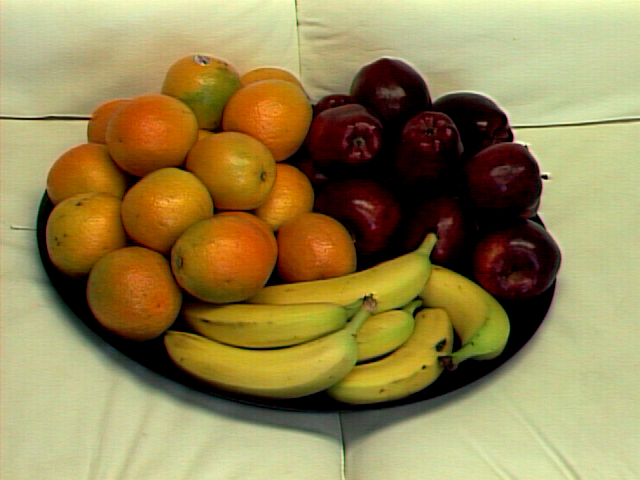
%> input picture fruit finder report/kampernj-henderes-FruitFinder/images/fruit_tray.png, 640 x 480 px
$ octave --eval "result = fruitFinder(imread('../images/fruit_tray.png'));"   (GNU Octave 9; MATLAB toolbox functions it lacks are replaced by stand-ins)
%> lines starting %> are read from the running program, lines starting %| are printed output that depends on the picture; in (x1, y1, x2, y2) boxes, pixels count from 0 and x2, y2 are one past the last pixel; in counts of white or black regions, pixels touching at a corner belong together; the program's own positions count from 1
### fruit finder report/kampernj-henderes-FruitFinder/source/makeMaskFromHSV.m
% Creates a mask from the given image using the three pairs of (min, max)
% values for each channel. Assumes img is in HSV.
function mask = makeMaskFromHSV(img, h, s, v)
    % Generate the predicate for h channel, checking for wraparound
    if h(1) > h(2)
        h_pred = img(:,:,1) >= h(1) | img(:,:,1) <= h(2);
    else
        h_pred = img(:,:,1) >= h(1) & img(:,:,1) <= h(2);
    end

    % Generate the predicate for h channel, checking for wraparound
    if s(1) > s(2)
        s_pred = img(:,:,2) >= s(1) | img(:,:,2) <= s(2);
    else
        s_pred = img(:,:,2) >= s(1) & img(:,:,2) <= s(2);
    end

    % Generate the predicate for h channel, checking for wraparound
    if v(1) > v(2)
        v_pred = img(:,:,3) >= v(1) | img(:,:,3) <= v(2);
    else
        v_pred = img(:,:,3) >= v(1) & img(:,:,3) <= v(2);
    end

    % Now, build the mask
    mask = zeros(size(img, 1), size(img, 2));
    mask(h_pred & s_pred & v_pred) = 1;
end

### fruit finder report/kampernj-henderes-FruitFinder/source/makeMultiMaskFromHSV.m
% In this case, mask_params is a 2D matrix of all of the filter
% parameters, h_min h_max s_min s_max v_min v_max inv? in each row.
function mask = makeMultiMaskFromHSV(img, mask_params)
    mask = zeros(size(img, 1), size(img, 2));
    for i=1:size(mask_params, 1)
	nm = makeMaskFromHSV(img, [mask_params(i, 1) mask_params(i, 2)], [mask_params(i, 3) mask_params(i, 4)], [mask_params(i,5) mask_params(i,6)]);
	if (mask_params(i, 7) == 0)
		mask = mask | nm;
	else
		mask = mask & ~nm;
	end
    end
%> this loop made 3 passes
%> pass 1, in makeMaskFromHSV, `s_pred = img(:,:,2) >= s(1) & img(:,:,2) <= s(2);`:
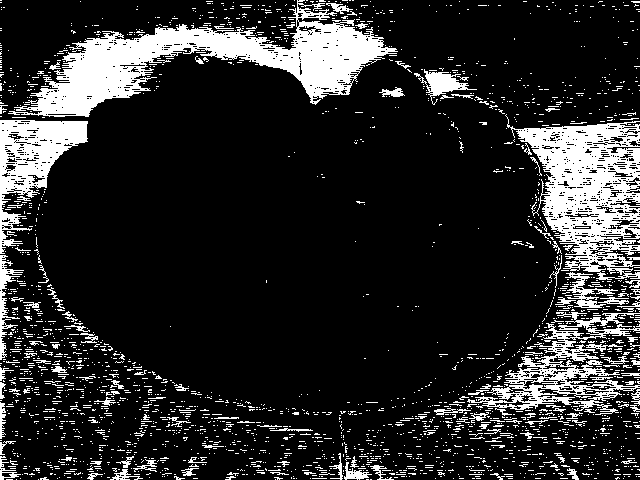
%> s_pred: size 480x640 logical; 16.6% white; 2505 white regions (2376 under 20 px), largest, box (x1, y1, x2, y2) and area: (8, 0, 398, 117) 14783, (505, 114, 640, 280) 10819, (467, 312, 640, 415) 4756
%> pass 1, in makeMaskFromHSV, `v_pred = img(:,:,3) >= v(1) & img(:,:,3) <= v(2);`:
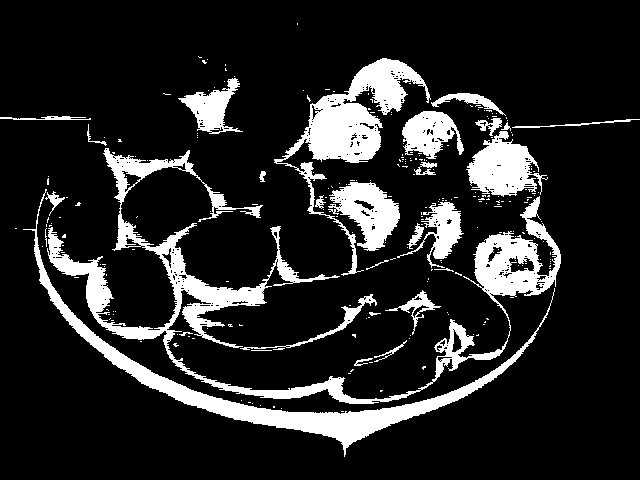
%> v_pred: size 480x640 logical; 15% white; 247 white regions (218 under 20 px), largest, box (x1, y1, x2, y2) and area: (47, 148, 561, 404) 16320, (23, 189, 555, 457) 8356, (274, 58, 431, 276) 7058
%> pass 1, in makeMultiMaskFromHSV, `nm = makeMaskFromHSV(img, [mask_params(i, 1) mask_params(i, 2)], [mask..`:
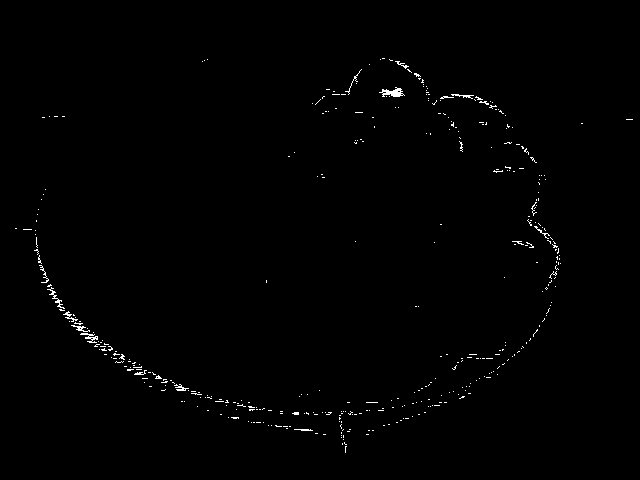
%> nm: size 480x640 double; values 0 (black) and 1 (white), 0.66% white in thin lines or dots, all inside (x1, y1, x2, y2) = (15, 58, 633, 453)
%> after the loop:
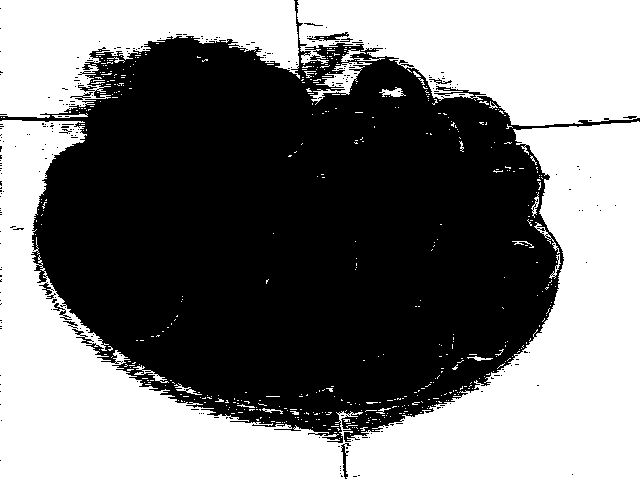
%> mask: size 480x640 logical; 48.1% white; 517 white regions (494 under 20 px), largest, box (x1, y1, x2, y2) and area: (0, 120, 640, 480) 92958, (297, 0, 640, 126) 30741, (0, 0, 300, 118) 20386
end

### fruit finder report/kampernj-henderes-FruitFinder/source/makeMultiMaskFromRGB.m
function mask = makeMultiMaskFromRGB(img, mask_params)
    mask = makeMultiMaskFromHSV(rgb2hsv(img), mask_params);
end

### fruit finder report/kampernj-henderes-FruitFinder/source/processMask.m
function mask = processMask(bg_mask, fg_mask)
    mask = bg_mask & fg_mask;
    mask = medfilt2(mask,[5,5]);
    mask = imclose(mask, strel('diamond',3));
end

### fruit finder report/kampernj-henderes-FruitFinder/source/createRegionMasks.m
function masks = createRegionMasks(mask)
    masks = zeros(size(mask, 1), size(mask, 2), max(max(mask)));
    for i=1:max(max(mask))
        m = zeros(size(mask, 1), size(mask, 2));
        m(mask == i) = 1;
        masks(:,:,i) = m;
    end
end

### fruit finder report/kampernj-henderes-FruitFinder/source/filterMasks.m
function masks = filterMasks(input_masks, predicate)
    masks = zeros(size(input_masks, 1), size(input_masks, 2), 0);
    count = 1;
    for i=1:size(input_masks, 3)
        mask = input_masks(:,:,i);
        if predicate(mask) == true
            masks(:,:,count) = mask;
            count = count + 1;
        end
    end
end

### fruit finder report/kampernj-henderes-FruitFinder/source/mapMasks.m
function out = mapMasks(input_masks, out_size, func)
    out = zeros(size(input_masks, 3), out_size);
    for i=1:size(input_masks, 3)
        out(i,:) = func(input_masks(:,:,i));
    end
end

### fruit finder report/kampernj-henderes-FruitFinder/source/reduceMasks.m
function out = reduceMasks(in, initialout, func)
    out = initialout;
    for i=1:size(in, 3)
        out = func(out, in(:,:,i));
    end
end

### fruit finder report/kampernj-henderes-FruitFinder/source/fruitFinder.m
% The whole shebang

function [unprocessed_masks, fruit_masks, fruit_count, fruit_centroids, fruit_sizes] = fruitFinder(img)
    neg_filters = [0 1 0.275 0.425 0.1 0.45 false;
                   0.15 0.45 0.0 0.9 0.0 0.225 false;
                   0.1 0.275 0.125 0.35 0.0 1.0 false;
                  ];

    USE_COMPOSITE_FILTER = false;

    banana_filter = [0.12 0.25 0.5 1.0 0.45 1.0 false];
    apple_filter = [0.925 0.1 0.6 1.0 0.05 0.5 false];
    orange_filter = [0.06 0.11 0.6 1.0 0.5 0.95 false];
    fruits = {'banana';'apple'; 'orange'};

    if USE_COMPOSITE_FILTER
        list_fruitmask = {
            buildCompositeFilter(banana_filter, [apple_filter; orange_filter]);
            buildCompositeFilter(apple_filter, [banana_filter; orange_filter]);
            buildCompositeFilter(orange_filter, [apple_filter; banana_filter])
            };
    else
        list_fruitmask = {banana_filter; apple_filter; orange_filter};
    end

    fruit_filters = containers.Map(fruits, list_fruitmask);


    % Create the negative mask
    mask = ~makeMultiMaskFromRGB(img, neg_filters);

    % Create the output containers
    unprocessed_masks = containers.Map;
    fruit_masks = containers.Map;
    fruit_count = containers.Map;
    fruit_centroids = containers.Map;
    fruit_sizes = containers.Map;

    % Create and process the fruit-channel masks
    for key = keys(fruit_filters)
        % Since MATLAB is braindead and the value from keys IS NOT the same
        % type as MATLAB will accept for the map key...
        ckey = char(key);

        unprocessed_masks(ckey) = mask & makeMultiMaskFromRGB(img, fruit_filters(ckey));

        % Create/process the mask
        f_mask = processMask(mask, makeMultiMaskFromRGB(img, fruit_filters(ckey)));

        % Get the basic labeling from bwlabel
        labeled_masks = createRegionMasks(bwlabel(f_mask));

        % Get the average size
        masks_area = mapMasks(labeled_masks, 1, @(x) sum(sum(x)))
        average_size = mean(masks_area)
        filtered_masks = filterMasks(labeled_masks, @(x) (sum(sum(x)) > average_size / 4) & (sum(sum(x)) < average_size * 4));
        fruit_count(ckey) = size(filtered_masks, 3);
        fruit_centroids(ckey) = mapMasks(filtered_masks, 2, @getCentroid);
        fruit_masks(ckey) = reduceMasks(filtered_masks, zeros(size(filtered_masks, 1), size(filtered_masks, 2)), @or);
        fruit_sizes(ckey) = mapMasks(filtered_masks, 1, @(x) sum(sum(x)));
    end
%> this loop made 3 passes
%> (masks_area, average_size) on passes 2 to 3: ([202; 3; 2; 25; 207; 27297; 9; 667; 190; 7; 2; 12; 400; 40], 2075.9), ([12867; 25157; 25; 6; 2; 1; 13; 2; 1], 4230.4)
%> average_size on pass 1: 1014.5
%> pass 1, in processMask, `mask = medfilt2(mask,[5,5]);`:
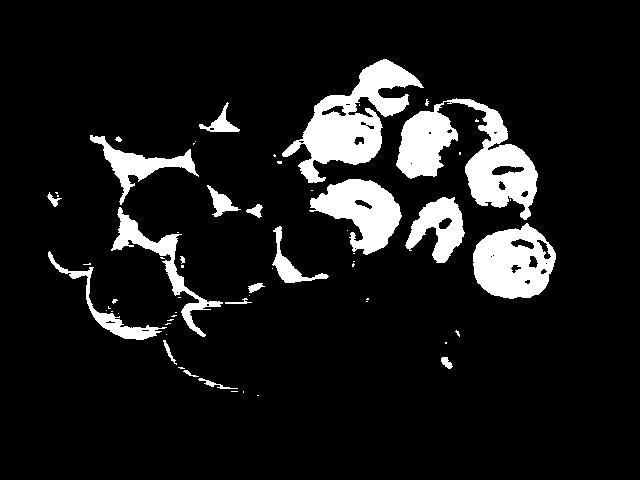
%> mask: size 480x640 logical; 10.3% white; 62 white regions (41 under 20 px), largest, box (x1, y1, x2, y2) and area: (396, 98, 538, 220) 7199, (282, 59, 424, 183) 6517, (473, 223, 556, 299) 4349
%> pass 1, in processMask, `mask = imclose(mask, strel('diamond',3));`:
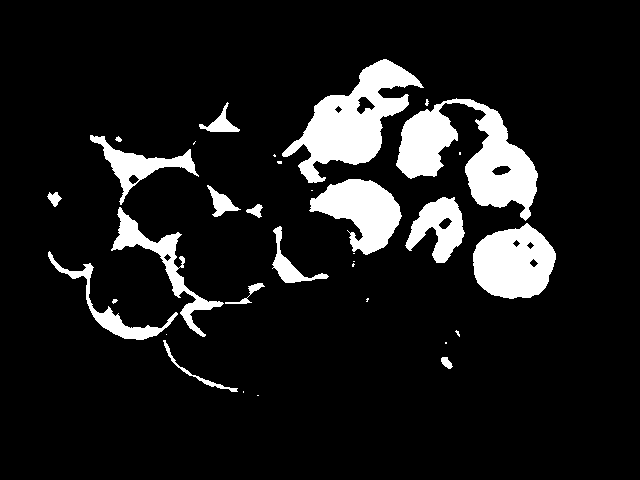
%> mask: size 480x640 logical; 10.9% white; 33 white regions (16 under 20 px), largest, box (x1, y1, x2, y2) and area: (396, 98, 538, 221) 7596, (282, 59, 424, 183) 6890, (473, 223, 556, 299) 4650
%> pass 2, in makeMultiMaskFromRGB (call 4), `mask = makeMultiMaskFromHSV(rgb2hsv(img), mask_params);`:
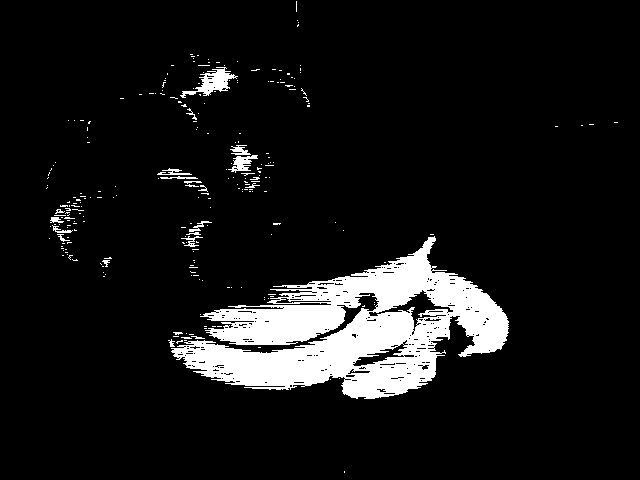
%> mask: size 480x640 logical; 9% white; 249 white regions (227 under 20 px), largest, box (x1, y1, x2, y2) and area: (171, 236, 509, 399) 25201, (180, 67, 238, 98) 651, (228, 155, 258, 173) 249
end

$ run again, on fruit finder report/kampernj-henderes-FruitFinder/images/mixed_fruit1.png
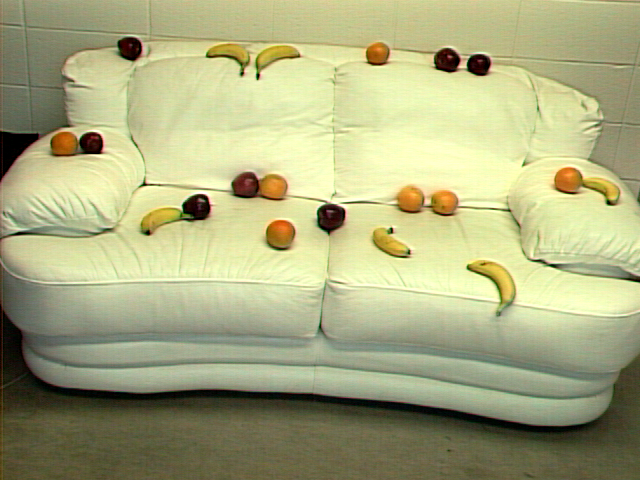
%> input picture fruit finder report/kampernj-henderes-FruitFinder/images/mixed_fruit1.png, 640 x 480 px
%> the loop in makeMultiMaskFromHSV, `for i=1:size(mask_params, 1)` made 3 passes
%> pass 1, in makeMaskFromHSV, `s_pred = img(:,:,2) >= s(1) & img(:,:,2) <= s(2);`:
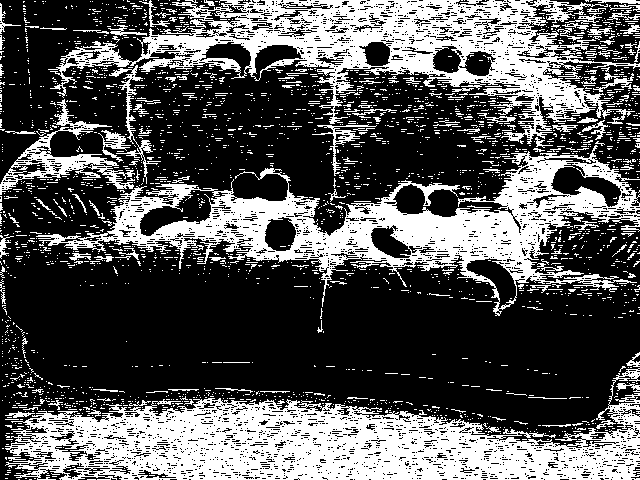
%> s_pred: size 480x640 logical; 33.9% white; 2613 white regions (2469 under 20 px), largest, box (x1, y1, x2, y2) and area: (5, 368, 640, 480) 33928, (36, 145, 640, 316) 25967, (48, 0, 640, 144) 25439
%> the loop in fruitFinder, `for key = keys(fruit_filters)` made 3 passes
%> (masks_area, average_size) on passes 2 to 3: ([587; 387; 512; 18; 6; 474; 14; 750; 401], 349.9), ([406; 418; 420; 304; 394; 348; 434], 389.1)
%> pass 2, in makeMultiMaskFromRGB (call 4), `mask = makeMultiMaskFromHSV(rgb2hsv(img), mask_params);`:
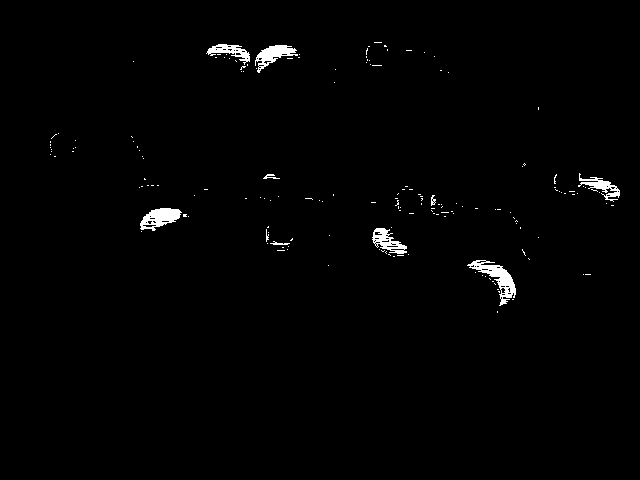
%> mask: size 480x640 logical; 1.1% white; 169 white regions (159 under 20 px), largest, box (x1, y1, x2, y2) and area: (467, 260, 516, 306) 697, (140, 208, 182, 231) 554, (255, 45, 298, 73) 497
